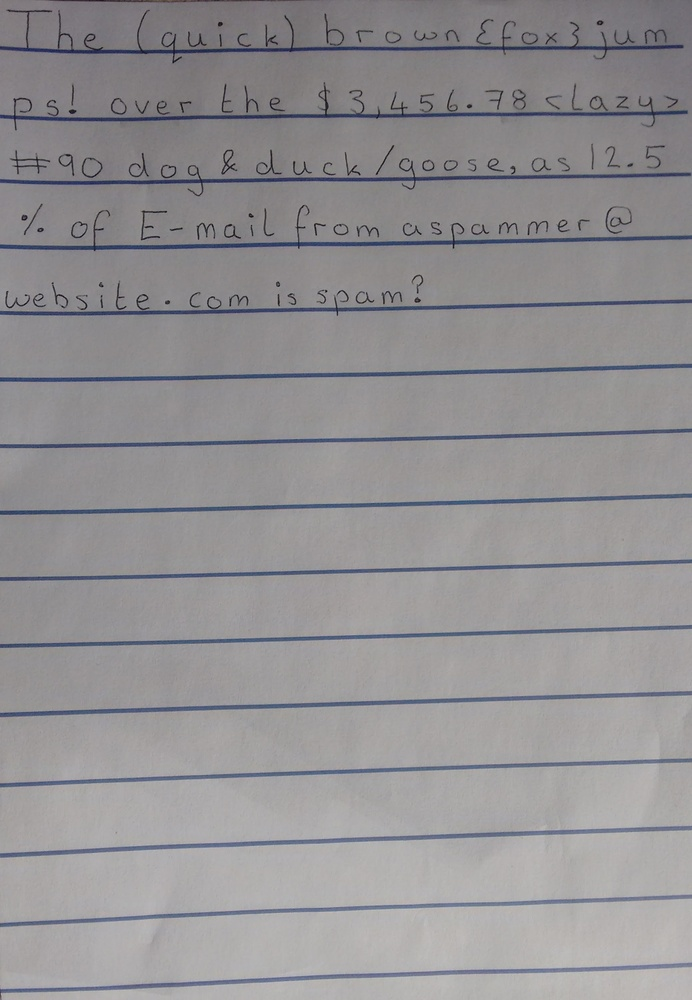
#> input picture tesseract_training_data/testing_tesseract_performance/test_training_blue/eng.ryan.exp0a.jpg, 692 x 1000 px, shrunk from 1810 x 2617 before the run
$ python remove_blue_test_other.py eng.ryan.exp0a.jpg   (older library calls are emulated)
#> lines starting #> are read from the running program, lines starting #| are printed output that depends on the picture; after the words box and inside, x2 and y2 are one past the last pixel; in counts of white or black regions, pixels touching at a corner belong together
import cv2
import numpy as np
import copy
import sys
import os

# REFERENCE Ideas considered from, but changed it to match the lines of my own text  http://stackoverflow.com/questions/10196198/how-to-remove-convexity-defects-in-a-sudoku-square

# Excellent resource for extracting lines from music notes. Have been using as a template and how to consider my own line extraction. http://docs.opencv.org/trunk/d1/dee/tutorial_moprh_lines_detection.html#gsc.tab=0
img = cv2.imread(sys.argv[1],0)

#ret3,thresh7 = cv2.threshold(img,0,255,cv2.THRESH_BINARY+cv2.THRESH_OTSU)

img = cv2.medianBlur(img, 7)
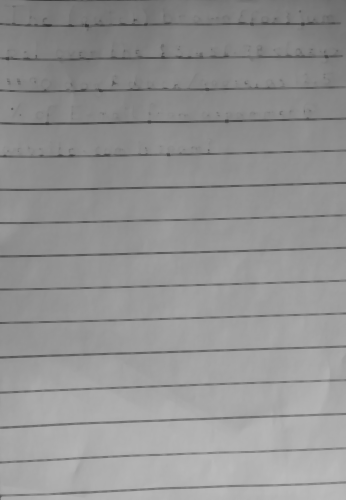
#> img: shape (1000, 692) (shown at 1/2 size); min 38, max 186, mean 147.1
thresh7 = cv2.adaptiveThreshold(img, 255, cv2.ADAPTIVE_THRESH_GAUSSIAN_C,cv2.THRESH_BINARY_INV, 15, 2)
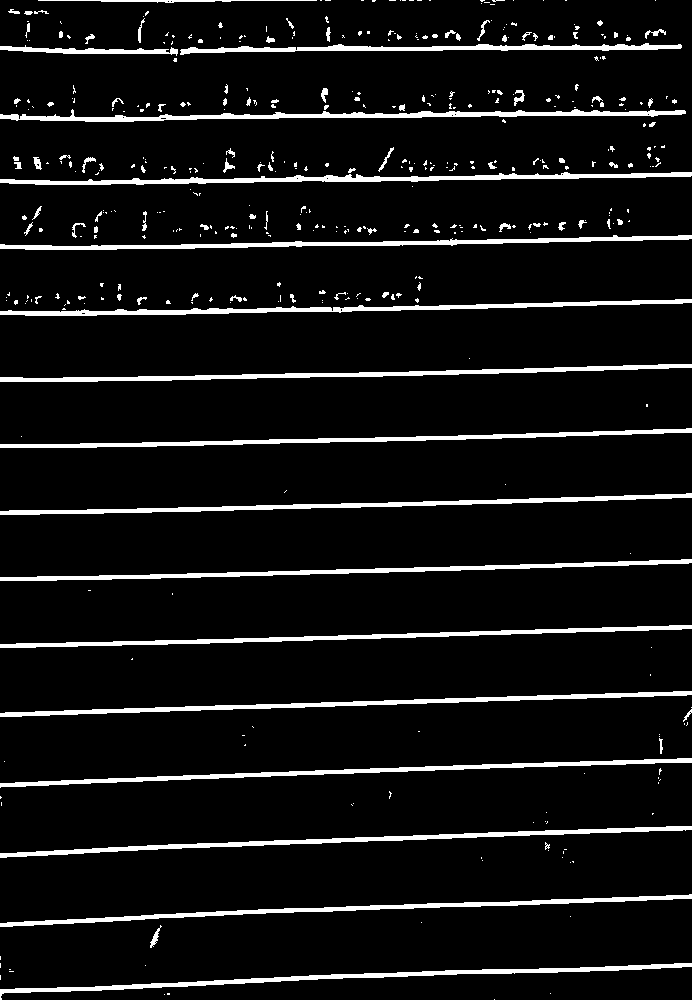
#> thresh7: shape (1000, 692); 7.4% white; 444 white regions (341 under 20 px), largest, box (x1, y1, x2, y2) and area: (0, 109, 686, 122) 3217, (0, 172, 692, 185) 3194, (0, 826, 692, 858) 3134
#kernel = np.ones((3,3),np.uint8)
#thresh7 = cv2.erode(thresh7,kernel,iterations = 1)


lines = thresh7.copy()
words = thresh7.copy()

rows, cols = lines.shape

kernel = cv2.getStructuringElement(cv2.MORPH_RECT, (75,1))


lines = cv2.erode(lines,kernel,iterations = 1)
#> lines: shape (1000, 692); 3.5% white; 44 white regions (18 under 20 px), largest, box (x1, y1, x2, y2) and area: (0, 236, 692, 250) 2079, (0, 173, 692, 185) 1996, (0, 365, 692, 382) 1996
lines = cv2.dilate(lines,kernel,iterations = 1)
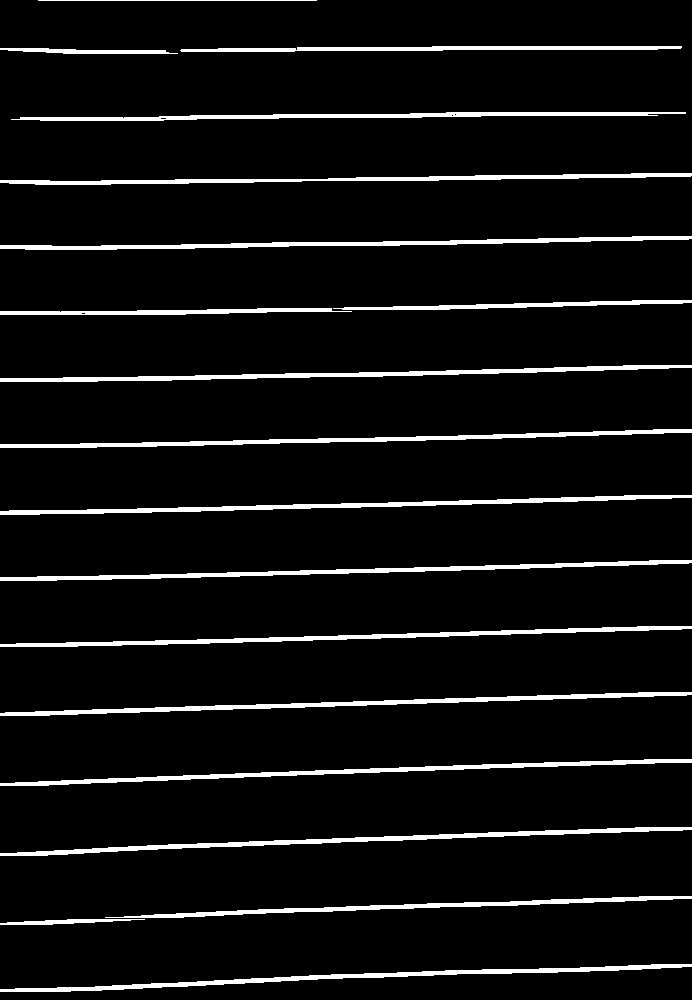
#> lines: shape (1000, 692); 6.3% white; 19 white regions, largest, box (x1, y1, x2, y2) and area: (0, 827, 692, 856) 3073, (0, 692, 692, 716) 3053, (0, 964, 692, 992) 3039
close = cv2.morphologyEx(lines,cv2.MORPH_DILATE,kernel)
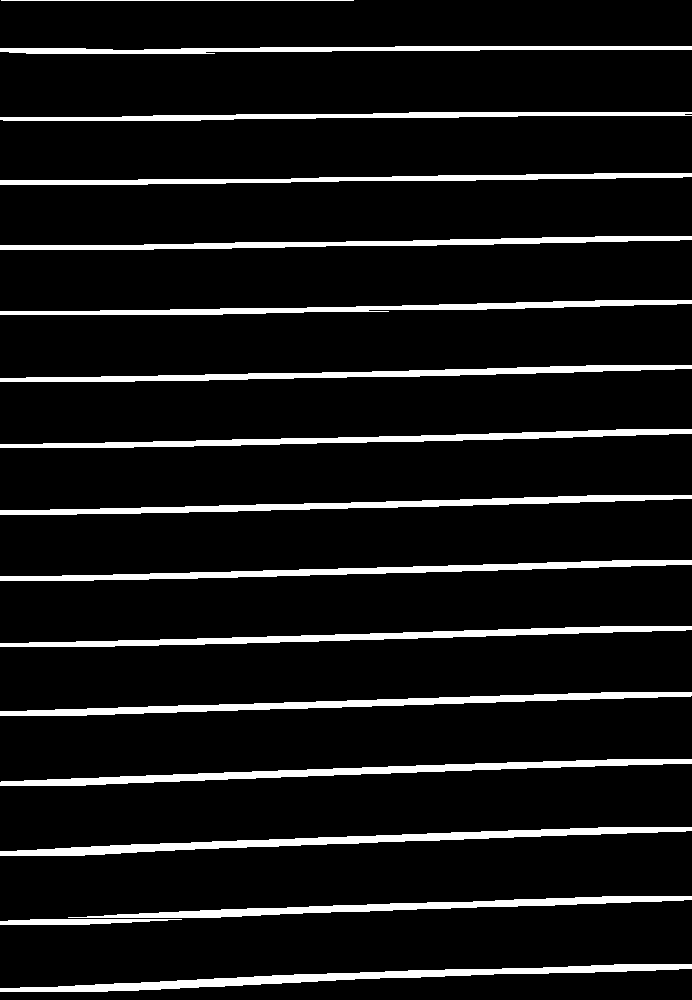
#> close: shape (1000, 692); 8.9% white; 17 white regions, largest, box (x1, y1, x2, y2) and area: (0, 827, 692, 856) 4948, (0, 964, 692, 992) 4834, (0, 759, 692, 786) 4695


thresh7[np.where(close == 255)] = 0
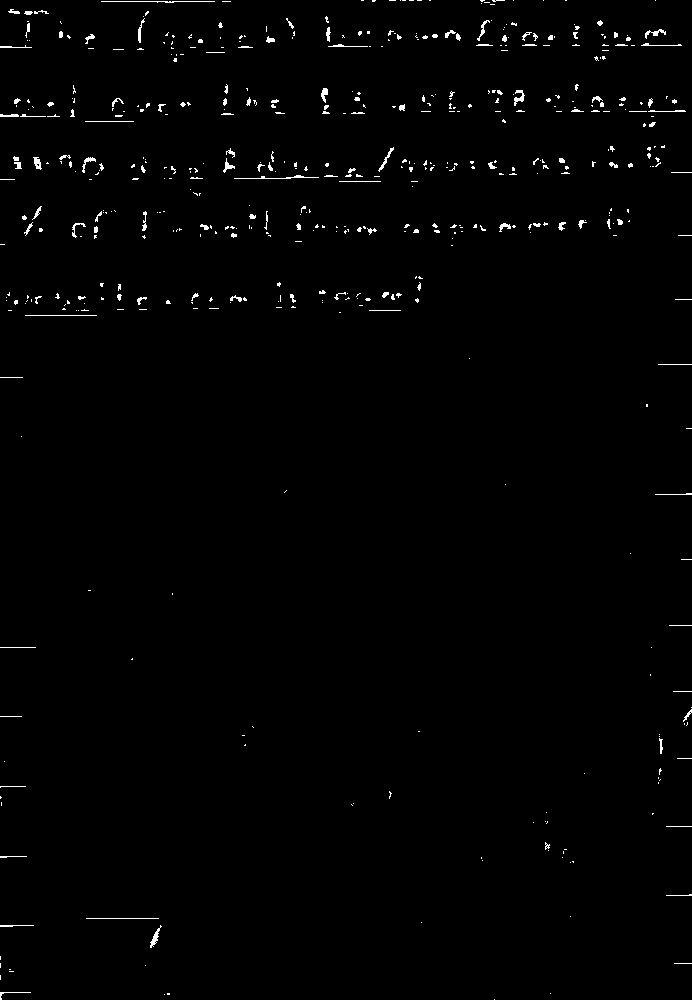
#> thresh7: shape (1000, 692); 1% white in thin lines or dots

mask = np.zeros((rows,cols),np.uint8)
mask[np.where(thresh7 == 0)] = 255

kernel = np.ones((3,3),np.uint8)
mask = cv2.dilate(mask,kernel,iterations = 1)


# Reference, updated OpenCV meant that there ws an issue unpacking the variables. http://stackoverflow.com/questions/25504964/opencv-python-valueerror-too-many-values-to-unpack
_, contours, _ = cv2.findContours(mask, cv2.RETR_TREE, cv2.CHAIN_APPROX_SIMPLE)
cv2.drawContours(mask,contours,-1,(255,0,0),thickness=cv2.FILLED)

kernel = np.ones((7,7),np.uint8)
mask = cv2.erode(mask,kernel,iterations = 1)


cv2.imshow("im", mask)
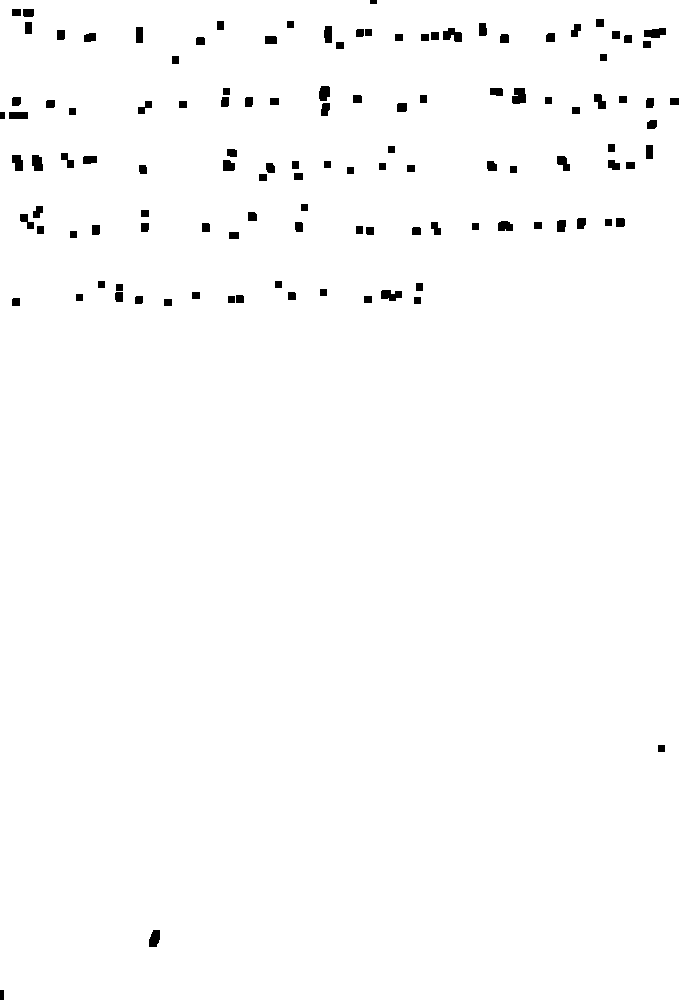
#> window 'im': shape (1000, 692); 98.7% white; 121 black regions, largest, box (x1, y1, x2, y2) and area: (512, 88, 526, 104) 191, (443, 28, 462, 42) 182, (644, 28, 666, 38) 172
cv2.waitKey(0)
cv2.destroyAllWindows()


filename, file_extension = os.path.splitext(sys.argv[1])

image_path = filename + ".tiff"

cv2.imwrite(image_path, mask)


"""
kernel = np.ones((3,3),np.uint8)
thresh7 = cv2.erode(thresh7,kernel,iterations = 1)

thresh7 = cv2.medianBlur(thresh7,1,0)


# [8 lines of commented-out code are left out]

kernel = np.ones((3,3),np.uint8)


# OpenCV library tutorials
hsv = cv2.erode(hsv,kernel,iterations = 1)


#OpenCV library tutorials
mask_black = cv2.inRange(hsv, lower_black, upper_black)


# Zeros Adapted from http://stackoverflow.com/questions/16235955/create-a-multichannel-zeros-mat-in-python-with-cv2
mask = np.zeros((height,width),np.uint8)

# Found a better way than itterating over the whole pixels http://stackoverflow.com/questions/30331944/finding-red-color-using-python-opencv
mask[np.where(mask_black == 0)] = 255

kernel = np.ones((1,1),np.uint8)

mask = cv2.dilate(mask,kernel,iterations = 1)

thresh7 = cv2.medianBlur(mask,3,0)

# [18 lines of commented-out code are left out]


thresh7 = cv2.morphologyEx(thresh7, cv2.MORPH_OPEN, kernel)


"""

$ run again, on tesseract_training_data/testing_tesseract_performance/test_training_blue/eng.ryan.exp1b.jpg
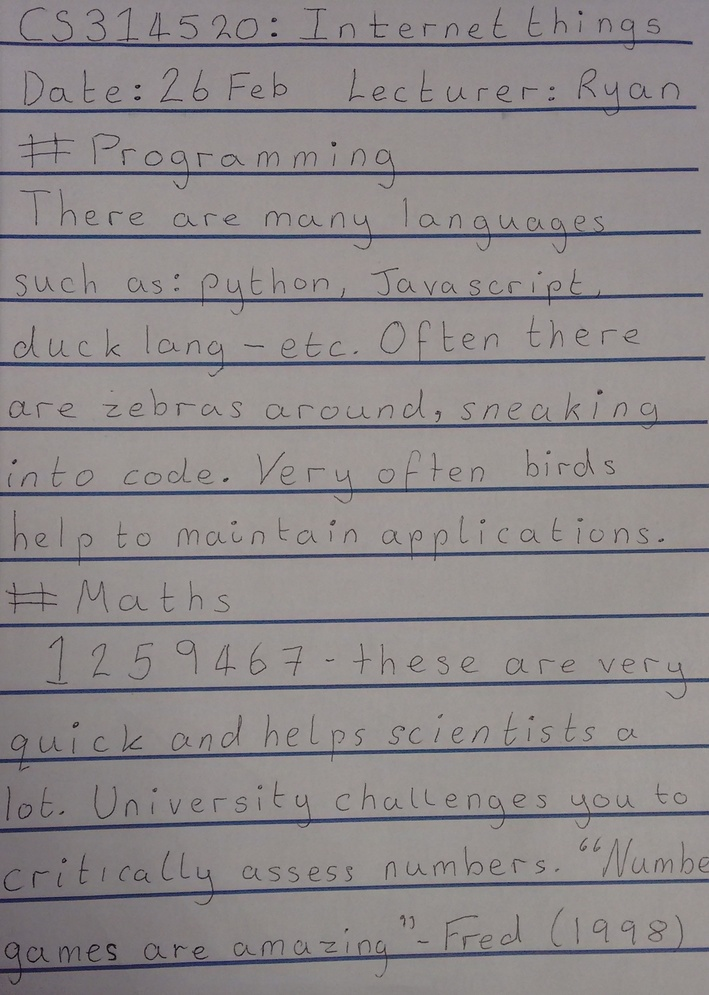
#> input picture tesseract_training_data/testing_tesseract_performance/test_training_blue/eng.ryan.exp1b.jpg, 709 x 995 px, shrunk from 1591 x 2232 before the run
#> close: shape (995, 709); 7.7% white; 15 white regions, largest, box (x1, y1, x2, y2) and area: (0, 948, 709, 972) 4654, (0, 879, 709, 902) 4438, (0, 811, 709, 832) 4348
#> `thresh7[np.where(close == 255)] = 0`:
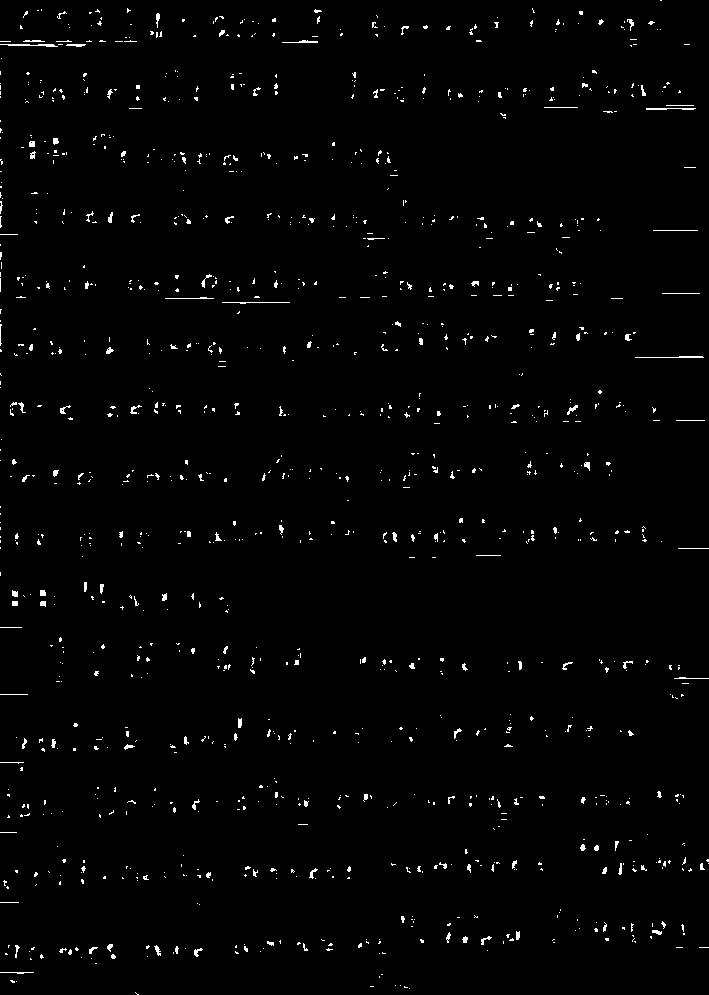
#> thresh7: shape (995, 709); 1.4% white in thin lines or dots
#> `cv2.imshow("im", mask)`:
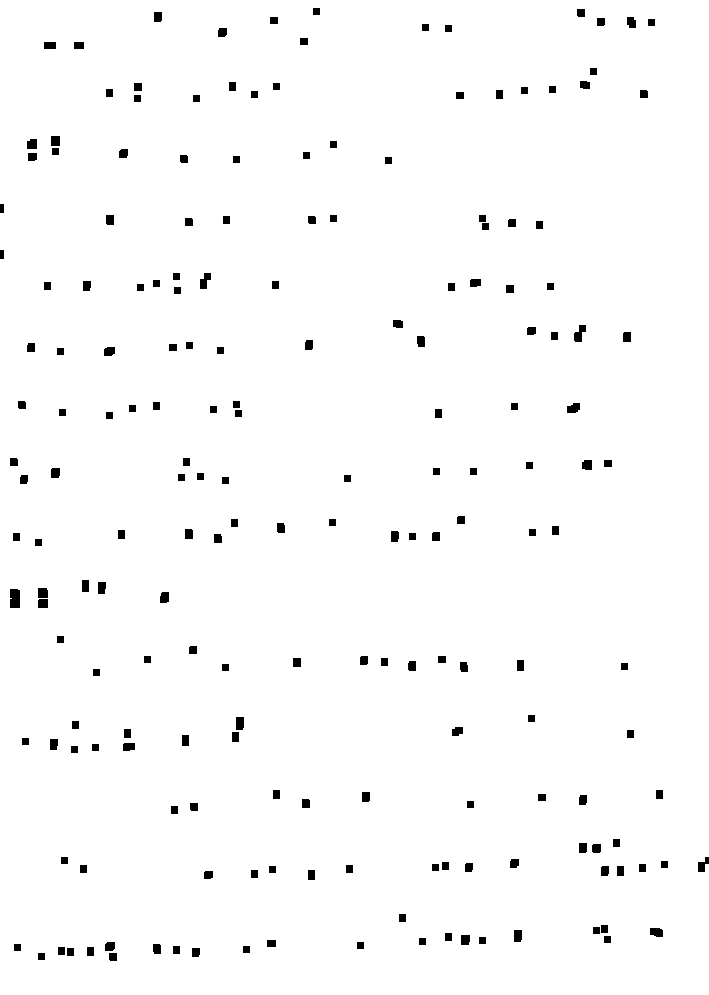
#> window 'im': shape (995, 709); 98.3% white; 194 black regions, largest, box (x1, y1, x2, y2) and area: (10, 589, 20, 608) 186, (574, 325, 586, 342) 127, (200, 273, 211, 289) 116

$ run again, on tesseract_training_data/testing_tesseract_performance/test_training_blue/eng.ryan.exp1d.jpg
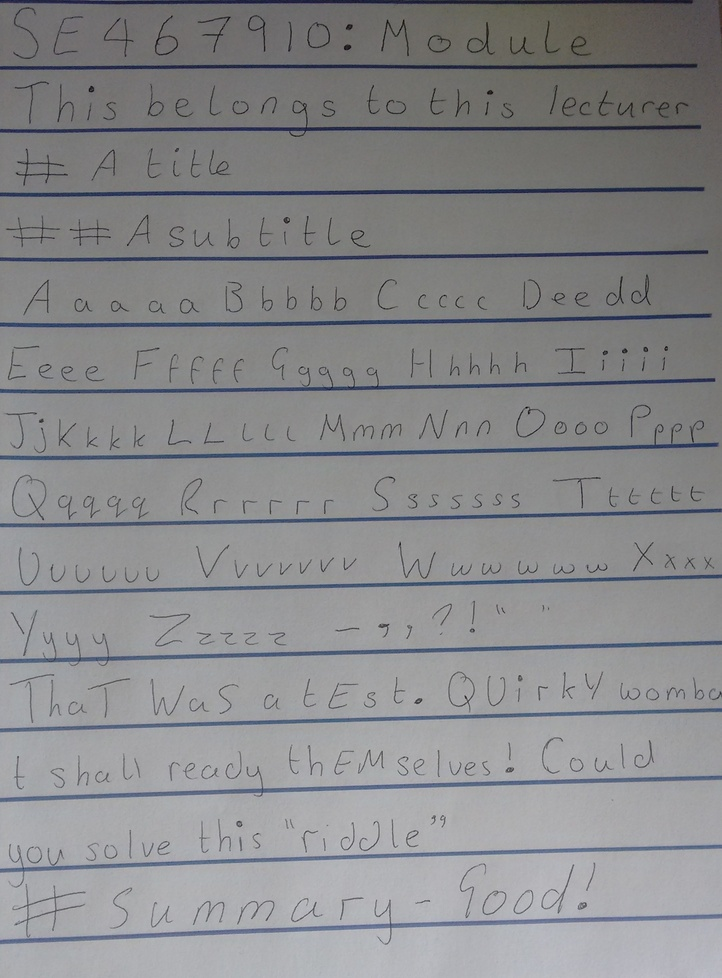
#> input picture tesseract_training_data/testing_tesseract_performance/test_training_blue/eng.ryan.exp1d.jpg, 722 x 978 px, shrunk from 1806 x 2447 before the run
#> close: shape (978, 722); 8.3% white; 15 white regions, largest, box (x1, y1, x2, y2) and area: (0, 915, 722, 943) 5054, (0, 776, 722, 801) 4764, (0, 845, 722, 871) 4735
#> `thresh7[np.where(close == 255)] = 0`:
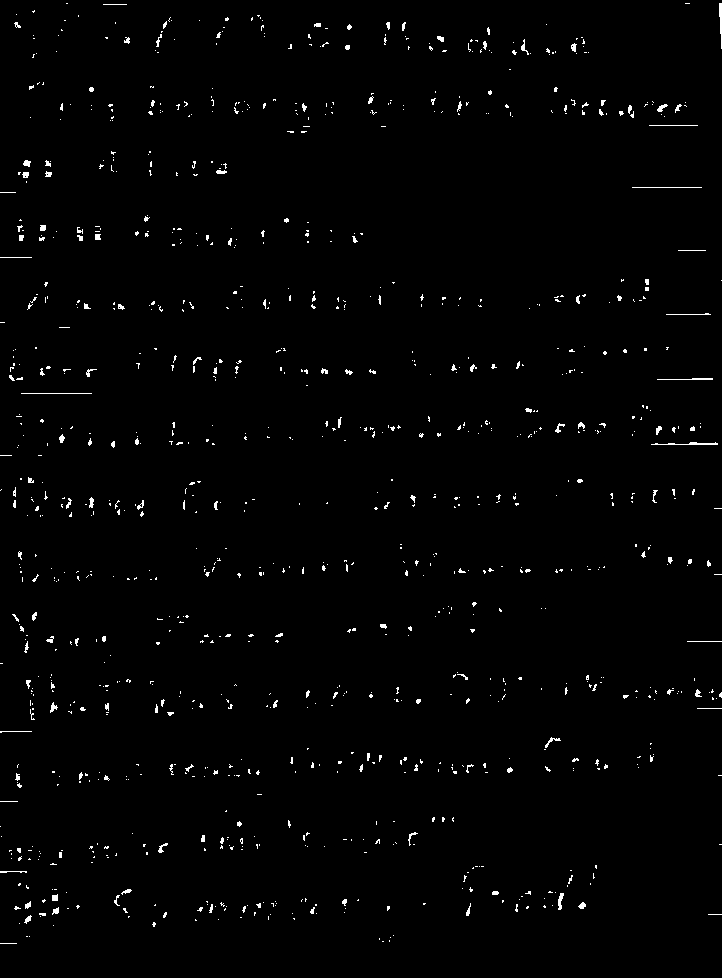
#> thresh7: shape (978, 722); 1.2% white in thin lines or dots
#> `cv2.imshow("im", mask)`:
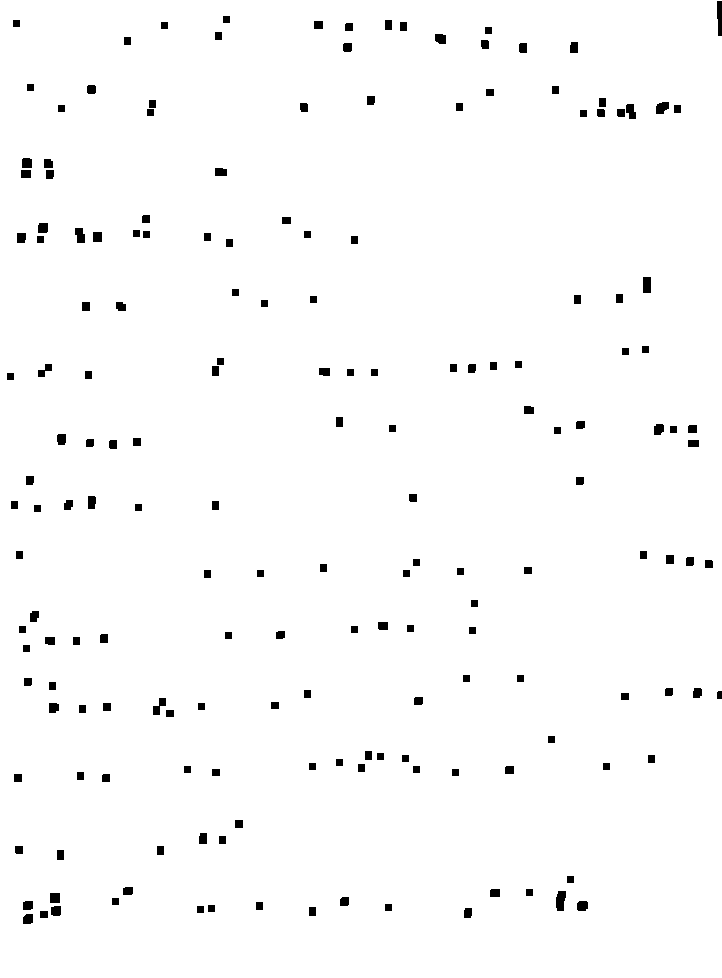
#> window 'im': shape (978, 722); 98.3% white; 179 black regions, largest, box (x1, y1, x2, y2) and area: (556, 891, 566, 911) 165, (717, 1, 722, 36) 158, (643, 277, 651, 293) 128
